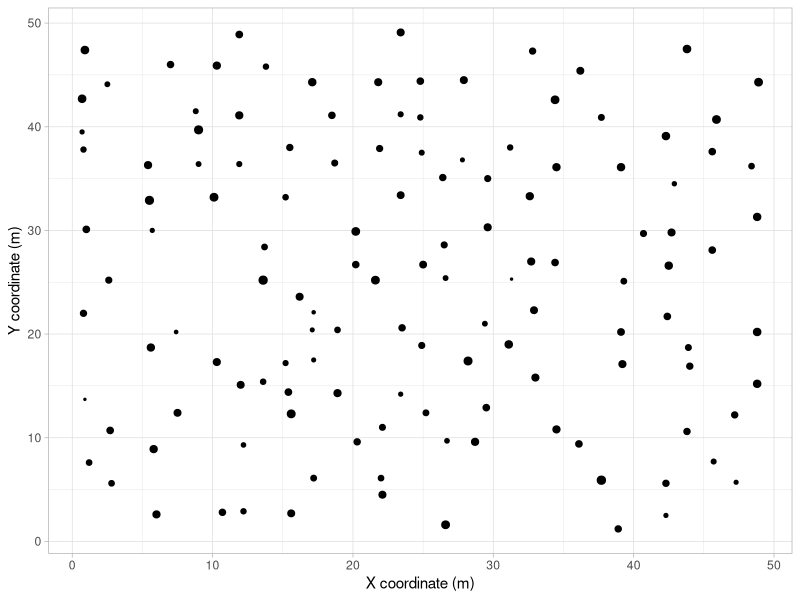

Recreate this plot in R.
#------------------------------------------------------------------------------------------#
####                          Methodology neighbourhood graph                           ####
#                                                                                          #
#                            Aitor Vázquez Veloso, 02/06/2023                              #
#                              Last modification: 02/06/2023                               #
#------------------------------------------------------------------------------------------#

library(ggplot2)

setwd('ML_individual_tree_mortality/')

trees <- read.csv('1_data/tmp_DEN/1_neighborhood/trees_r33.csv', sep = ',')

# filter one plot
p1 <- trees[trees$PLOT_ID_time == '5_1_1985', ]


ggplot(p1, aes(x, y)) +
  geom_point(aes(size = height)) + 
  theme_light() +
  scale_size_continuous(range = c(0.5, 2.5)) +
  labs(# title =  'Mortality rate evolution among field measurements',
       x = 'X coordinate (m)', y = 'Y coordinate (m)') + # labels   
  theme(legend.position = 'none')  
# scale_x_continuous(expand = c(0, 0)) + scale_y_continuous(expand = c(0, 0)) # origin 0 0
